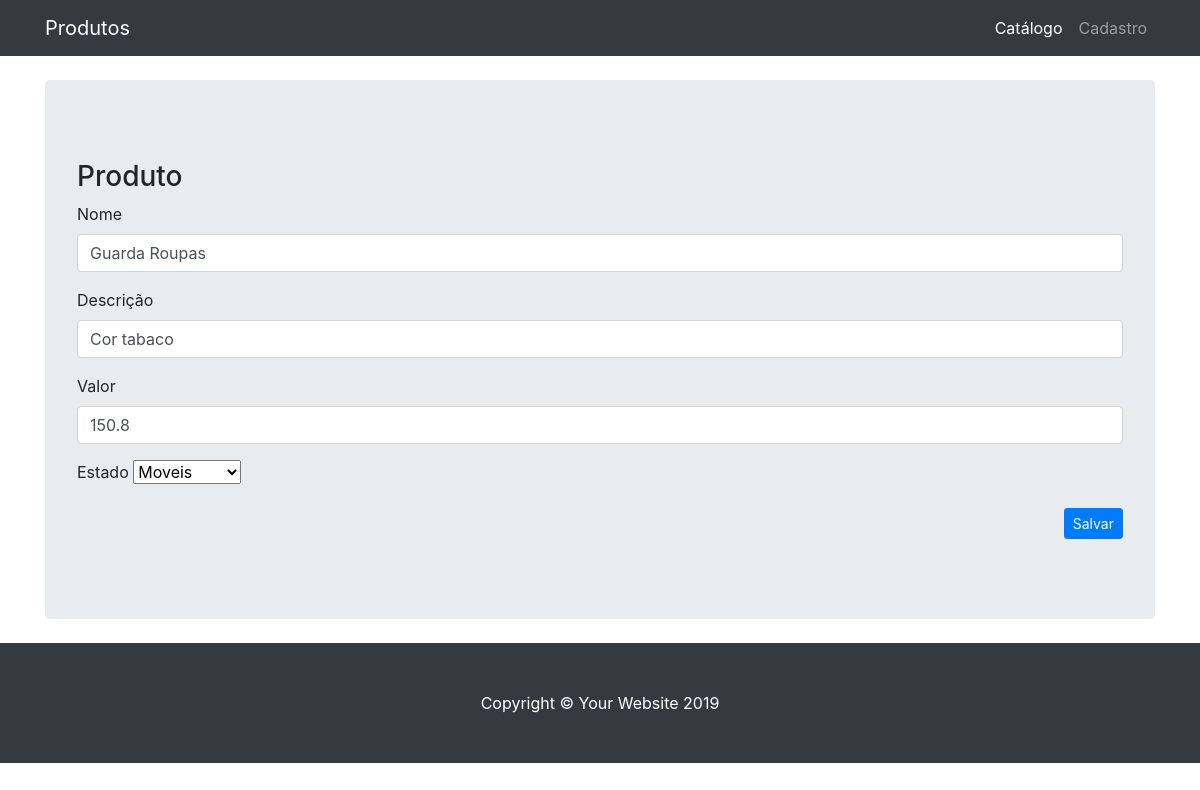
/formProduto.php?id=2, run on the app's committed database.
### tables this page shows
CREATE TABLE `produto` (
  `codigo` int(11) NOT NULL AUTO_INCREMENT,
  `nome` varchar(100) DEFAULT NULL,
  `descricao` varchar(20) DEFAULT NULL,
  `valor` float(10,2) DEFAULT NULL,
  `categoria` varchar(20) DEFAULT NULL,
  PRIMARY KEY (`codigo`)
);

CREATE TABLE `categoria` (
  `codigo` int(11) NOT NULL AUTO_INCREMENT,
  `categoria` varchar(100) DEFAULT NULL,
  PRIMARY KEY (`codigo`)
);

### formProduto.php (the view, shortened to what this page needs)
<!DOCTYPE html>
<html lang="en">
<head>
  <link href="vendor/bootstrap/css/bootstrap.min.css" rel="stylesheet">
  <link href="css/heroic-features.css" rel="stylesheet">
</head>
<body>
  <nav class="navbar navbar-expand-lg navbar-dark bg-dark fixed-top">
    <div class="container">
      <a class="navbar-brand" href="#">Produtos</a>
      <div class="collapse navbar-collapse" id="navbarResponsive">
        <ul class="navbar-nav ml-auto">
          <li class="nav-item active">
            <a class="nav-link" href="index.php">Catálogo
            </a>
          </li>
          <li class="nav-item">
            <a class="nav-link" href="formProduto.php">Cadastro</a>
          </li>
        </ul>
      </div>
    </div>
  </nav>
  <?php
      $nome="";
      $descricao="";
      $valor=0;
      $categoria="";
      $con = mysqli_connect("localhost","bob","bob","univille");
      if(isset($_GET['id'])){
          $select = "select * from produto where codigo = ?";
          $stmt = mysqli_prepare($con, $select);
          mysqli_stmt_bind_param($stmt, "i", $_GET['id']);
          mysqli_stmt_execute($stmt);
          mysqli_stmt_bind_result($stmt, $result);
          $result = mysqli_stmt_get_result($stmt);
          $row = $result->fetch_assoc();
          $nome = $row['nome'];
          $descricao = $row['descricao'];
          $valor = $row['valor'];
          $categoria = $row['categoria'];
      }
      $sqlcategoria = "select * from categoria";
      $resultcategorias = mysqli_query($con,$sqlcategoria);
  ?>
  <div class="container">
    <header class="jumbotron my-4">
      <p class="lead">
          <h3>Produto</h3>
          <form method="post" action="saveProduto.php">
            <div class="form-group">
                <label for="txtNome">Nome</label>
                <input type="text" class="form-control" id="txtNome"
                  name="txtNome" value="<?=$nome?>">
            </div>
            <div class="form-group">
                <label for="txtEndereco">Descrição</label>
                <input type="text" class="form-control" id="txtDescricao"
                  name="txtDescricao" value="<?=$descricao?>">
            </div>
            <div class="form-group">
                <label for="txtEndereco">Valor</label>
                <input type="float" class="form-control" id="txtValor"
                  name="txtValor" value="<?=$valor?>">
            </div>
            <div class="form-group">
                <label for="txtCategoria">Estado</label>
                <select id="txtCategoria" name="txtCategoria">
                   <?php
                      while($rowcategoria = $resultcategorias->fetch_row()){
                   ?>
                   <option value="<?=$rowcategoria[1]?>" <?=($categoria==$rowcategoria[1]?"selected":"")?> ><?=$rowcategoria[1]?></option>
                   <?php
                      }
                   ?>
                </select>
            </div>
            <p align="right">
              <button type="submit" class="btn btn-primary btn-sm">Salvar</button>
            </p>
          </form>
      </p>
    </header>
  </div>
  <footer class="py-5 bg-dark">
    <div class="container">
      <p class="m-0 text-center text-white">Copyright &copy; Your Website 2019</p>
    </div>
  </footer>
</body>
</html>

### css/heroic-features.css (style rules this page uses)
body { padding-top: 56px; }

### data on the page
produto: txtNome "Guarda Roupas", txtDescricao "Cor tabaco", txtValor "150.8", txtCategoria "Moveis"
